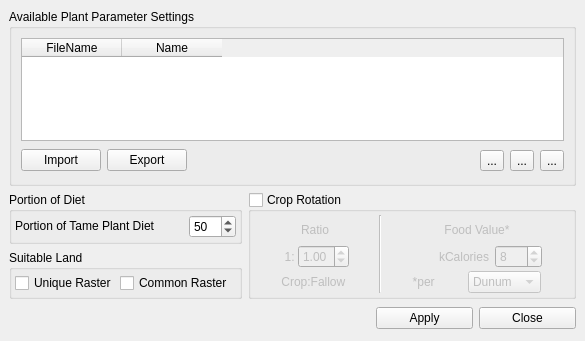
<ui version="4.0" >
 <class>LaCropParameterManagerBase</class>
 <widget class="QWidget" name="LaCropParameterManagerBase" >
  <property name="geometry" >
   <rect>
    <x>0</x>
    <y>0</y>
    <width>585</width>
    <height>341</height>
   </rect>
  </property>
  <property name="minimumSize" >
   <size>
    <width>0</width>
    <height>0</height>
   </size>
  </property>
  <property name="windowTitle" >
   <string>Crop Parameter Manager</string>
  </property>
  <layout class="QGridLayout" >
   <property name="margin" >
    <number>9</number>
   </property>
   <property name="spacing" >
    <number>6</number>
   </property>
   <item row="3" column="0" colspan="2" >
    <spacer>
     <property name="orientation" >
      <enum>Qt::Horizontal</enum>
     </property>
     <property name="sizeHint" stdset="0" >
      <size>
       <width>361</width>
       <height>27</height>
      </size>
     </property>
    </spacer>
   </item>
   <item row="0" column="0" colspan="4" >
    <widget class="QGroupBox" name="grpProfiles" >
     <property name="title" >
      <string>Available Plant Parameter Settings</string>
     </property>
     <layout class="QGridLayout" >
      <property name="margin" >
       <number>9</number>
      </property>
      <property name="spacing" >
       <number>6</number>
      </property>
      <item row="0" column="0" colspan="6" >
       <widget class="QTableWidget" name="tblCropParameterProfiles" >
        <property name="whatsThis" >
         <string>Table of the currently available layersets</string>
        </property>
        <property name="alternatingRowColors" >
         <bool>true</bool>
        </property>
        <property name="selectionMode" >
         <enum>QAbstractItemView::SingleSelection</enum>
        </property>
        <property name="selectionBehavior" >
         <enum>QAbstractItemView::SelectRows</enum>
        </property>
        <column>
         <property name="text" >
          <string>FileName</string>
         </property>
        </column>
        <column>
         <property name="text" >
          <string>Name</string>
         </property>
        </column>
       </widget>
      </item>
      <item row="1" column="3" >
       <widget class="QToolButton" name="toolNew" >
        <property name="toolTip" >
         <string>New</string>
        </property>
        <property name="text" >
         <string>...</string>
        </property>
        <property name="icon" >
         <iconset>
          <normaloff>:/new.png</normaloff>:/new.png</iconset>
        </property>
       </widget>
      </item>
      <item row="1" column="4" >
       <widget class="QToolButton" name="toolCopy" >
        <property name="toolTip" >
         <string>Clone</string>
        </property>
        <property name="text" >
         <string>...</string>
        </property>
        <property name="icon" >
         <iconset>
          <normaloff>:/copy.png</normaloff>:/copy.png</iconset>
        </property>
       </widget>
      </item>
      <item row="1" column="5" >
       <widget class="QToolButton" name="toolDelete" >
        <property name="toolTip" >
         <string>Delete</string>
        </property>
        <property name="text" >
         <string>...</string>
        </property>
        <property name="icon" >
         <iconset>
          <normaloff>:/delete.png</normaloff>:/delete.png</iconset>
        </property>
       </widget>
      </item>
      <item row="1" column="0" >
       <widget class="QPushButton" name="pbnImport" >
        <property name="minimumSize" >
         <size>
          <width>80</width>
          <height>0</height>
         </size>
        </property>
        <property name="text" >
         <string>Import</string>
        </property>
       </widget>
      </item>
      <item row="1" column="1" >
       <widget class="QPushButton" name="pbnExport" >
        <property name="minimumSize" >
         <size>
          <width>80</width>
          <height>0</height>
         </size>
        </property>
        <property name="text" >
         <string>Export</string>
        </property>
       </widget>
      </item>
      <item row="1" column="2" >
       <spacer>
        <property name="orientation" >
         <enum>Qt::Horizontal</enum>
        </property>
        <property name="sizeHint" stdset="0" >
         <size>
          <width>71</width>
          <height>27</height>
         </size>
        </property>
       </spacer>
      </item>
     </layout>
    </widget>
   </item>
   <item row="1" column="0" >
    <widget class="QGroupBox" name="groupBoxPortionOfDiet" >
     <property name="title" >
      <string>Portion of Diet</string>
     </property>
     <layout class="QGridLayout" >
      <property name="margin" >
       <number>3</number>
      </property>
      <property name="spacing" >
       <number>3</number>
      </property>
      <item row="0" column="0" >
       <widget class="QLabel" name="labelPortionDiet" >
        <property name="sizePolicy" >
         <sizepolicy vsizetype="Maximum" hsizetype="Minimum" >
          <horstretch>0</horstretch>
          <verstretch>0</verstretch>
         </sizepolicy>
        </property>
        <property name="frameShape" >
         <enum>QFrame::NoFrame</enum>
        </property>
        <property name="text" >
         <string>Portion of Tame Plant Diet</string>
        </property>
        <property name="alignment" >
         <set>Qt::AlignBottom|Qt::AlignLeading|Qt::AlignLeft</set>
        </property>
       </widget>
      </item>
      <item row="0" column="1" >
       <widget class="QSpinBox" name="sbPercentOfTameCrop" >
        <property name="sizePolicy" >
         <sizepolicy vsizetype="Fixed" hsizetype="Fixed" >
          <horstretch>0</horstretch>
          <verstretch>0</verstretch>
         </sizepolicy>
        </property>
        <property name="toolTip" >
         <string>&lt;html>&lt;head>&lt;meta name="qrichtext" content="1" />&lt;style type="text/css">
p, li { white-space: pre-wrap; }
&lt;/style>&lt;/head>&lt;body style=" font-family:'Sans Serif'; font-size:9pt; font-weight:400; font-style:normal; text-decoration:none;">
&lt;p style=" margin-top:0px; margin-bottom:0px; margin-left:0px; margin-right:0px; -qt-block-indent:0; text-indent:0px;">Pigs contiribute this percent towards the tame meat portion of the diet&lt;/p>&lt;/body>&lt;/html></string>
        </property>
        <property name="maximum" >
         <number>100</number>
        </property>
        <property name="value" >
         <number>50</number>
        </property>
       </widget>
      </item>
     </layout>
    </widget>
   </item>
   <item row="2" column="0" >
    <widget class="QGroupBox" name="groupBoxSuitableLand" >
     <property name="sizePolicy" >
      <sizepolicy vsizetype="Preferred" hsizetype="Preferred" >
       <horstretch>0</horstretch>
       <verstretch>0</verstretch>
      </sizepolicy>
     </property>
     <property name="minimumSize" >
      <size>
       <width>115</width>
       <height>0</height>
      </size>
     </property>
     <property name="title" >
      <string>Suitable Land</string>
     </property>
     <layout class="QGridLayout" >
      <property name="margin" >
       <number>3</number>
      </property>
      <property name="spacing" >
       <number>3</number>
      </property>
      <item row="0" column="1" >
       <widget class="QCheckBox" name="checkBoxCommonRaster" >
        <property name="sizePolicy" >
         <sizepolicy vsizetype="Fixed" hsizetype="Fixed" >
          <horstretch>0</horstretch>
          <verstretch>0</verstretch>
         </sizepolicy>
        </property>
        <property name="toolTip" >
         <string>binary raster named: pigmask</string>
        </property>
        <property name="text" >
         <string>Common Raster </string>
        </property>
       </widget>
      </item>
      <item row="0" column="0" >
       <widget class="QCheckBox" name="checkBoxUniqueRaster" >
        <property name="sizePolicy" >
         <sizepolicy vsizetype="Fixed" hsizetype="Fixed" >
          <horstretch>0</horstretch>
          <verstretch>0</verstretch>
         </sizepolicy>
        </property>
        <property name="toolTip" >
         <string>binary raster named: pigmask</string>
        </property>
        <property name="text" >
         <string>Unique Raster</string>
        </property>
       </widget>
      </item>
     </layout>
    </widget>
   </item>
   <item rowspan="2" row="1" column="1" colspan="3" >
    <widget class="QGroupBox" name="groupBoxFallowUse" >
     <property name="sizePolicy" >
      <sizepolicy vsizetype="Preferred" hsizetype="Preferred" >
       <horstretch>0</horstretch>
       <verstretch>0</verstretch>
      </sizepolicy>
     </property>
     <property name="minimumSize" >
      <size>
       <width>227</width>
       <height>100</height>
      </size>
     </property>
     <property name="cursor" >
      <cursorShape>ArrowCursor</cursorShape>
     </property>
     <property name="whatsThis" >
      <string>Select Fodder if you believe the animals were fed grain to supplement their grazing.  You will then have to select how many kg of the selected grain you believe they fed each animal either every day, week, or month.</string>
     </property>
     <property name="title" >
      <string>Crop Rotation</string>
     </property>
     <property name="checkable" >
      <bool>true</bool>
     </property>
     <property name="checked" >
      <bool>false</bool>
     </property>
     <layout class="QGridLayout" >
      <property name="margin" >
       <number>3</number>
      </property>
      <property name="spacing" >
       <number>3</number>
      </property>
      <item row="0" column="0" >
       <layout class="QGridLayout" >
        <property name="margin" >
         <number>0</number>
        </property>
        <property name="spacing" >
         <number>0</number>
        </property>
        <item row="1" column="1" >
         <widget class="QDoubleSpinBox" name="sbFallowRatio" >
          <property name="toolTip" >
           <string>&lt;html>&lt;head>&lt;meta name="qrichtext" content="1" />&lt;style type="text/css">
p, li { white-space: pre-wrap; }
&lt;/style>&lt;/head>&lt;body style=" font-family:'Sans Serif'; font-size:9pt; font-weight:400; font-style:normal; text-decoration:none;">
&lt;p style=" margin-top:0px; margin-bottom:0px; margin-left:0px; margin-right:0px; -qt-block-indent:0; text-indent:0px;">Fallow&lt;/p>&lt;/body>&lt;/html></string>
          </property>
          <property name="maximum" >
           <double>5.000000000000000</double>
          </property>
          <property name="singleStep" >
           <double>0.250000000000000</double>
          </property>
          <property name="value" >
           <double>1.000000000000000</double>
          </property>
         </widget>
        </item>
        <item row="0" column="0" colspan="2" >
         <widget class="QLabel" name="labelFallow1" >
          <property name="sizePolicy" >
           <sizepolicy vsizetype="Preferred" hsizetype="Minimum" >
            <horstretch>0</horstretch>
            <verstretch>0</verstretch>
           </sizepolicy>
          </property>
          <property name="toolTip" >
           <string>&lt;html>&lt;head>&lt;meta name="qrichtext" content="1" />&lt;style type="text/css">
p, li { white-space: pre-wrap; }
&lt;/style>&lt;/head>&lt;body style=" font-family:'Sans Serif'; font-size:9pt; font-weight:400; font-style:normal; text-decoration:none;">
&lt;p style=" margin-top:0px; margin-bottom:0px; margin-left:0px; margin-right:0px; -qt-block-indent:0; text-indent:0px;">A value of 1:1 is default, and means that half the land is fallow, half is crop.  If there is a crop rotation so that it is only fallow every 3rd year, you could use a ratio of 2:1.  If they cropped continuously, the ratio would be 1:0.&lt;/p>&lt;/body>&lt;/html></string>
          </property>
          <property name="text" >
           <string>Ratio</string>
          </property>
          <property name="alignment" >
           <set>Qt::AlignCenter</set>
          </property>
         </widget>
        </item>
        <item row="1" column="0" >
         <widget class="QLabel" name="labelFallow3" >
          <property name="layoutDirection" >
           <enum>Qt::LeftToRight</enum>
          </property>
          <property name="text" >
           <string> 1: </string>
          </property>
          <property name="alignment" >
           <set>Qt::AlignRight|Qt::AlignTrailing|Qt::AlignVCenter</set>
          </property>
         </widget>
        </item>
       </layout>
      </item>
      <item row="1" column="0" >
       <widget class="QLabel" name="labelFallow5" >
        <property name="sizePolicy" >
         <sizepolicy vsizetype="Preferred" hsizetype="Fixed" >
          <horstretch>0</horstretch>
          <verstretch>0</verstretch>
         </sizepolicy>
        </property>
        <property name="toolTip" >
         <string>&lt;html>&lt;head>&lt;meta name="qrichtext" content="1" />&lt;style type="text/css">
p, li { white-space: pre-wrap; }
&lt;/style>&lt;/head>&lt;body style=" font-family:'Sans Serif'; font-size:9pt; font-weight:400; font-style:normal; text-decoration:none;">
&lt;p style=" margin-top:0px; margin-bottom:0px; margin-left:0px; margin-right:0px; -qt-block-indent:0; text-indent:0px;">A value of 1:1 is default, and means that half the land is fallow, half is crop.  If there is a crop rotation so that it is only fallow every 3rd year, you could use a ratio of 2:1.  If they cropped continuously, the ratio would be 1:0.&lt;/p>&lt;/body>&lt;/html></string>
        </property>
        <property name="text" >
         <string>Crop:Fallow </string>
        </property>
        <property name="alignment" >
         <set>Qt::AlignCenter</set>
        </property>
       </widget>
      </item>
      <item row="0" column="2" colspan="2" >
       <layout class="QVBoxLayout" >
        <property name="spacing" >
         <number>0</number>
        </property>
        <property name="margin" >
         <number>0</number>
        </property>
        <item>
         <widget class="QLabel" name="labelFallow2" >
          <property name="text" >
           <string>Food Value*</string>
          </property>
          <property name="alignment" >
           <set>Qt::AlignCenter</set>
          </property>
         </widget>
        </item>
        <item>
         <layout class="QHBoxLayout" >
          <property name="spacing" >
           <number>6</number>
          </property>
          <property name="margin" >
           <number>0</number>
          </property>
          <item>
           <widget class="QLabel" name="labelFallow4" >
            <property name="sizePolicy" >
             <sizepolicy vsizetype="Preferred" hsizetype="Minimum" >
              <horstretch>0</horstretch>
              <verstretch>0</verstretch>
             </sizepolicy>
            </property>
            <property name="text" >
             <string>kCalories</string>
            </property>
            <property name="alignment" >
             <set>Qt::AlignRight|Qt::AlignTrailing|Qt::AlignVCenter</set>
            </property>
           </widget>
          </item>
          <item>
           <widget class="QSpinBox" name="sbFallowFoodValueToGrazers" >
            <property name="sizePolicy" >
             <sizepolicy vsizetype="Fixed" hsizetype="Fixed" >
              <horstretch>0</horstretch>
              <verstretch>0</verstretch>
             </sizepolicy>
            </property>
            <property name="minimum" >
             <number>1</number>
            </property>
            <property name="maximum" >
             <number>500</number>
            </property>
            <property name="value" >
             <number>8</number>
            </property>
           </widget>
          </item>
         </layout>
        </item>
       </layout>
      </item>
      <item row="1" column="3" >
       <widget class="QComboBox" name="cbAreaUnits" >
        <property name="sizePolicy" >
         <sizepolicy vsizetype="Fixed" hsizetype="Maximum" >
          <horstretch>0</horstretch>
          <verstretch>0</verstretch>
         </sizepolicy>
        </property>
        <property name="toolTip" >
         <string>&lt;html>&lt;head>&lt;meta name="qrichtext" content="1" />&lt;style type="text/css">
p, li { white-space: pre-wrap; }
&lt;/style>&lt;/head>&lt;body style=" font-family:'Sans Serif'; font-size:9pt; font-weight:400; font-style:normal; text-decoration:none;">
&lt;p style=" margin-top:0px; margin-bottom:0px; margin-left:0px; margin-right:0px; -qt-block-indent:0; text-indent:0px;">1 dunum = 1000 square meters&lt;/p>
&lt;p style=" margin-top:0px; margin-bottom:0px; margin-left:0px; margin-right:0px; -qt-block-indent:0; text-indent:0px;">1 hectare = 10,000 square meters&lt;/p>&lt;/body>&lt;/html></string>
        </property>
        <item>
         <property name="text" >
          <string>Dunum</string>
         </property>
        </item>
        <item>
         <property name="text" >
          <string>Hectare</string>
         </property>
        </item>
       </widget>
      </item>
      <item row="1" column="2" >
       <widget class="QLabel" name="labelFallow6" >
        <property name="sizePolicy" >
         <sizepolicy vsizetype="Preferred" hsizetype="Maximum" >
          <horstretch>0</horstretch>
          <verstretch>0</verstretch>
         </sizepolicy>
        </property>
        <property name="toolTip" >
         <string>&lt;html>&lt;head>&lt;meta name="qrichtext" content="1" />&lt;style type="text/css">
p, li { white-space: pre-wrap; }
&lt;/style>&lt;/head>&lt;body style=" font-family:'Sans Serif'; font-size:9pt; font-weight:400; font-style:normal; text-decoration:none;">
&lt;p style=" margin-top:0px; margin-bottom:0px; margin-left:0px; margin-right:0px; -qt-block-indent:0; text-indent:0px;">Weeks from birth to kill weight&lt;/p>&lt;/body>&lt;/html></string>
        </property>
        <property name="text" >
         <string>*per </string>
        </property>
        <property name="textFormat" >
         <enum>Qt::AutoText</enum>
        </property>
        <property name="alignment" >
         <set>Qt::AlignRight|Qt::AlignTrailing|Qt::AlignVCenter</set>
        </property>
        <property name="wordWrap" >
         <bool>false</bool>
        </property>
       </widget>
      </item>
      <item rowspan="2" row="0" column="1" >
       <widget class="Line" name="line" >
        <property name="orientation" >
         <enum>Qt::Vertical</enum>
        </property>
       </widget>
      </item>
     </layout>
    </widget>
   </item>
   <item row="3" column="3" >
    <widget class="QPushButton" name="pbnClose" >
     <property name="sizePolicy" >
      <sizepolicy vsizetype="Fixed" hsizetype="Preferred" >
       <horstretch>0</horstretch>
       <verstretch>0</verstretch>
      </sizepolicy>
     </property>
     <property name="text" >
      <string>Close</string>
     </property>
    </widget>
   </item>
   <item row="3" column="2" >
    <widget class="QPushButton" name="pbnApply" >
     <property name="sizePolicy" >
      <sizepolicy vsizetype="Fixed" hsizetype="Preferred" >
       <horstretch>0</horstretch>
       <verstretch>0</verstretch>
      </sizepolicy>
     </property>
     <property name="text" >
      <string>Apply</string>
     </property>
    </widget>
   </item>
  </layout>
 </widget>
 <resources/>
 <connections>
  <connection>
   <sender>pbnClose</sender>
   <signal>pressed()</signal>
   <receiver>LaCropParameterManagerBase</receiver>
   <slot>close()</slot>
   <hints>
    <hint type="sourcelabel" >
     <x>575</x>
     <y>320</y>
    </hint>
    <hint type="destinationlabel" >
     <x>252</x>
     <y>257</y>
    </hint>
   </hints>
  </connection>
  <connection>
   <sender>checkBoxCommonRaster</sender>
   <signal>clicked()</signal>
   <receiver>checkBoxUniqueRaster</receiver>
   <slot>toggle()</slot>
   <hints>
    <hint type="sourcelabel" >
     <x>156</x>
     <y>276</y>
    </hint>
    <hint type="destinationlabel" >
     <x>113</x>
     <y>276</y>
    </hint>
   </hints>
  </connection>
  <connection>
   <sender>checkBoxUniqueRaster</sender>
   <signal>clicked()</signal>
   <receiver>checkBoxCommonRaster</receiver>
   <slot>toggle()</slot>
   <hints>
    <hint type="sourcelabel" >
     <x>116</x>
     <y>265</y>
    </hint>
    <hint type="destinationlabel" >
     <x>139</x>
     <y>264</y>
    </hint>
   </hints>
  </connection>
 </connections>
</ui>
